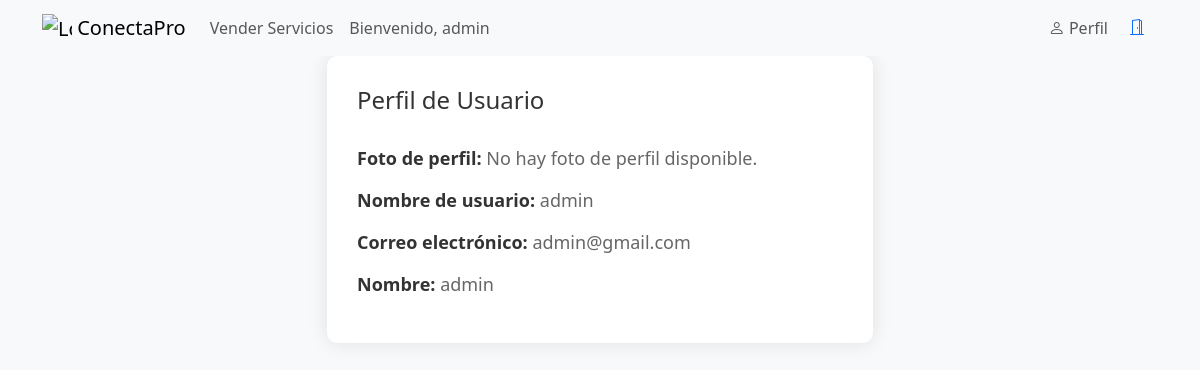
The app's page /perfil.php (signed in) with its own data.
### tables this page shows
CREATE TABLE `usuarios` (
  `UsuarioID` int(11) NOT NULL,
  `Usuario` varchar(50) NOT NULL,
  `Correo` varchar(100) NOT NULL,
  `Contrasena` varchar(255) NOT NULL,
  `Nombre` varchar(100) NOT NULL,
  `FechaCreacion` timestamp NOT NULL DEFAULT current_timestamp(),
  `Nivel` varchar(50) DEFAULT 'usuario',
  `FotoPerfil` varchar(255) DEFAULT NULL
);

### perfil.php (the view, shortened to what this page needs)
<?php
function obtenerUsuario($userID) {
    $conexion = connection();
    $sql = "SELECT * FROM usuarios WHERE UsuarioID = $userID";
    $resultado = mysqli_query($conexion, $sql);
    if (mysqli_num_rows($resultado) > 0) {
        $usuario = mysqli_fetch_assoc($resultado);
        return $usuario;
    } else {
        mysqli_close($conexion);
        return false;
    }
}
$userID = $_SESSION['UsuarioID'];
$usuario = obtenerUsuario($userID);
?>
<!DOCTYPE html>
<html lang="en">
<head>
    <link href="https://cdn.jsdelivr.net/npm/bootstrap@5.3.2/dist/css/bootstrap.min.css" rel="stylesheet">
</head>
<body>
<?php include('navbar.php')?>
<div class="container">
    <div class="row justify-content-center">
        <div class="col-md-6">
            <div class="profile-card">
                <h1>Perfil de Usuario</h1>
                <?php if ($usuario['FotoPerfil']) : ?>
                    <img src="<?php echo $usuario['FotoPerfil']; ?>" alt="Foto de perfil" class="profile-picture">
                <?php else : ?>
                    <p><strong>Foto de perfil:</strong> No hay foto de perfil disponible.</p>
                <?php endif; ?>
                <p><strong>Nombre de usuario:</strong> <?php echo $usuario['Usuario']; ?></p>
                <p><strong>Correo electrónico:</strong> <?php echo $usuario['Correo']; ?></p>
                <p><strong>Nombre:</strong> <?php echo $usuario['Nombre']; ?></p>
            </div>
        </div>
    </div>
</div>
</body>
</html>

### perfil.php (style rules this page uses)
body { background-color: #f8f9fa; }
.profile-card { background-color: #ffffff; border-radius: 10px; box-shadow: 0 0 20px rgba(0, 0, 0, 0.1); padding: 30px; }
.profile-card h1 { font-size: 24px; margin-bottom: 30px; color: #333333; }
.profile-card p { font-size: 18px; margin-bottom: 15px; color: #666666; }
.profile-card strong { font-weight: bold; color: #333333; }

### records on screen
usuarios: Usuario "admin", Correo "admin@gmail.com", Nombre "admin"

### other values on screen
$_SESSION['username'] "admin"
